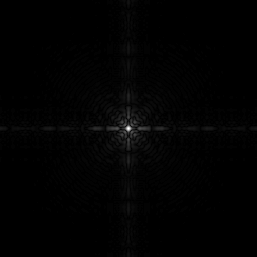
%> input picture pic/dipum_images_ch03/Fig0305(a)(spectrum).tif, 257 x 257 px
$ octave ch3.m   (GNU Octave 9; MATLAB toolbox functions it lacks are replaced by stand-ins)
%> lines starting %> are read from the running program, lines starting %| are printed output that depends on the picture; in (x1, y1, x2, y2) boxes, pixels count from 0 and x2, y2 are one past the last pixel; in counts of white or black regions, pixels touching at a corner belong together; the program's own positions count from 1
%%
%% 利用对数变换将暗像素映射到高灰度
%%
f = imread('./DIP-Ex/pic/dipum_images_ch03/Fig0305(a)(spectrum).tif');
%> f is the input picture: size 257x257 uint8; min 0, max 255, mean 2.1
imshow(f);
%%
figure
subplot(1, 2, 1), imshow(f);
subplot(1, 2, 2), imhist(f);
axis tight
%%
g = im2uint8(mat2gray(1 * log(1 + double(f))));
% g = im2uint8(mat2gray(f));
figure, subplot(1, 2, 1), imshow(g), subplot(1, 2, 2), imhist(g), axis tight
title('使用对数变换减小动态范围')
%% 幂律变换
%%

%%
figure
imshow(f)
%%
%m_e = 2
m_e = 0.28 % < 1 的幂次与对数变化类似效果
m_c = 1
after_m = mat2gray(m_c * double(f) .^ m_e);
figure, subplot(1, 2, 1), imshow(after_m), subplot(1, 2, 2), imhist(after_m), axis tight
%% 对比度拉伸
%%

%%
m = 5;
e = 10;
multi = im2uint8(mat2gray(1./(1 + (m./double(f) + eps).^e))); % 增加 eps 防止 0 值
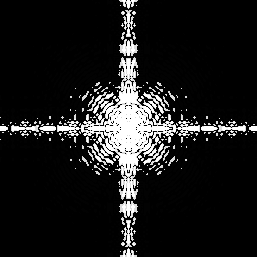
%> multi: size 257x257 uint8; min 0, max 255, mean 28.2
figure
imshow(multi);
%% 归一化直方图
%%
h = imhist(f, 2) / numel(f) % b = 2, 分成两级灰度，所以如果是 8bit 图像，0~127 128 ~ 255 分成两种
%> h = [1; 0.000318]
%% 绘制直方图
%%
f = imread('./DIP-Ex/pic/dipum_images_ch03/Fig0308(a)(pollen).tif');
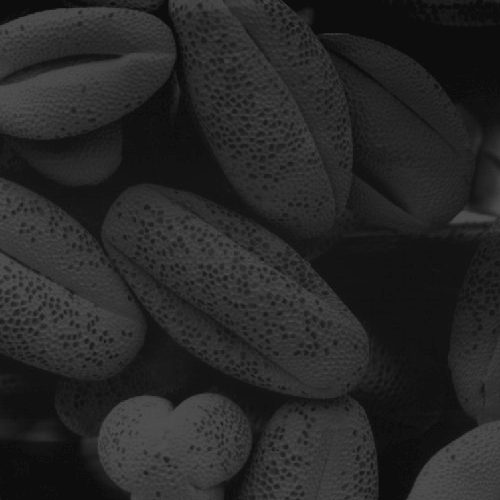
%> input picture pic/dipum_images_ch03/Fig0308(a)(pollen).tif, 500 x 500 px
%> f is the input picture: size 500x500 uint8; min 13, max 83, mean 38.7
h = imhist(f);
%> h = 256 values, max 17718 at index 14, min 0 at index 1, mean 976.6
h1 = h(1:10:256); % 间隔采样
%> h1 = 26 values, max 10381 at index 3, min 0 at index 1, mean 926
horz = 1:10:256; % 水平轴增量
bar(horz, h1); % bar(horz, v, width) v 是被绘制的点
% 设置参考轴和刻度要在绘图函数之后
axis([0 255 0 15000]);
set(gca, 'xtick', 0:50:255);
set(gca, 'ytick', 0:2000:15000); % gca 获得当前轴，2000 为间隔
%> figure, not shown here; tallest bar 10381 high, from x = 17 to 25
stem(horz, h1, 'r:d', 'filled'); % 'r:d' 是直方图中线和点的样式
set(gca, 'xtick', 0:50:255);
set(gca, 'ytick', 0:2000:15000); % gca 获得当前轴，2000 为间隔
%> figure, not shown here; highest point at x = 21, y = 10381
plot(h)
set(gca, 'xtick', 0:50:255);
set(gca, 'ytick', 0:2000:15000); % gca 获得当前轴，2000 为间隔
%> figure, not shown here; curve peaks at x = 14, y = 17718
%% 直方图均衡化
%%
f = imread('./DIP-Ex/pic/dipum_images_ch03/Fig0308(a)(pollen).tif');
imshow(f);
figure, imhist(f); % 很明显灰度局限在一个较暗的范围
ylim('auto')
%> figure, not shown here; highest point at x = 13, y = 17718
g = histeq(f, 256); % histeq 用于直方图均衡，原理是离散随机变量的分布律方式, 256 表明层级, 与图统一层级的话，直接执行均衡化函数
%> g: size 500x500 uint8
figure, imshow(g);
figure, imhist(g);
ylim('auto'); % 明显直方图范围大了，对比度增加
%> figure, not shown here; highest point at x = 17, y = 17814
%% 直方图匹配
%%
f = imread('./DIP-Ex/pic/dipum_images_ch03/Fig0310(a)(Moon Phobos).tif');
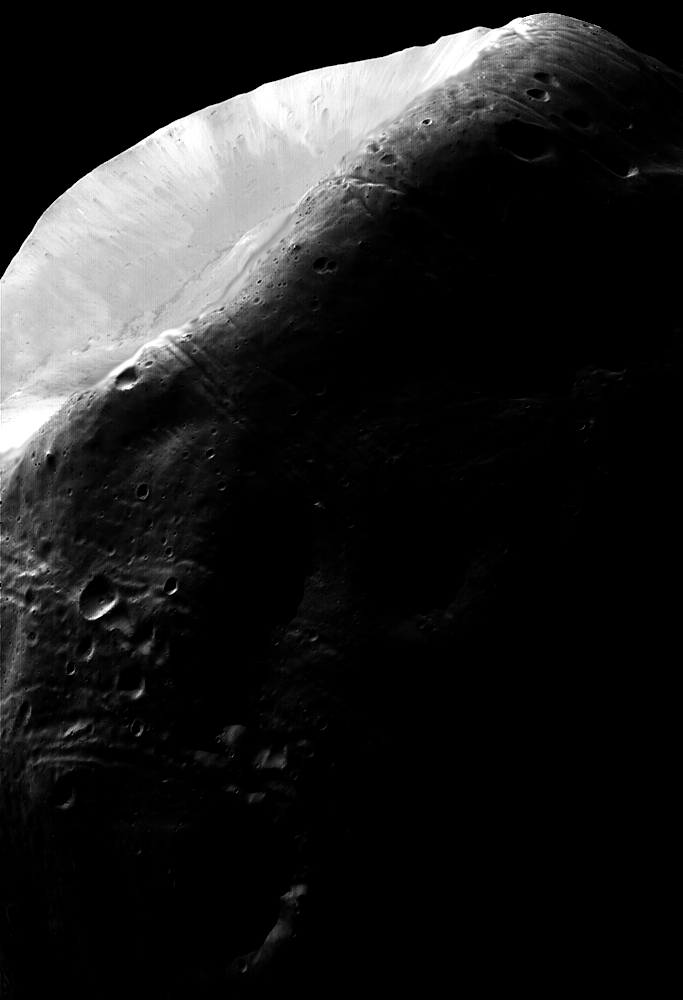
%> input picture pic/dipum_images_ch03/Fig0310(a)(Moon Phobos).tif, 683 x 1000 px
%> f is the input picture: size 1000x683 uint8; min 0, max 255, mean 31.7
figure
subplot(1, 2, 1), imshow(f), subplot(1, 2, 2), imhist(f);
figure;
h = histeq(f, 256);
subplot(1, 2, 1), imshow(h), subplot(1, 2, 2), imhist(h);
% 直方图均衡化，整体变灰了，还是集中在较亮一端造成褪色，原图像集中在 0 附近，导致累计函数特别陡峭(想一下离散的 分布函数
% 所以接下来用指定的一个直方图，然后用直方图匹配方法来均衡原图的直方图
% 注意保持原图特性，这里使用双峰高斯函数
m1 = 0.15;
sig1 = 0.05;
m2 = 0.75;
sig2 = 0.05;
a1 = 1;
a2 = 0.07;
k = 0.002;
c1 = a1 * (1 / ((2 * pi) ^ 0.5) * sig1);
k1 = 2 * (sig1 ^ 2);
c2 = a2 * (1 / ((2 * pi) ^ 0.5) * sig2);
k2 = 2 * (sig2 ^ 2);
z = linspace(0, 1, 256);
p = k + c1 * exp(-((z - m1) .^ 2) ./ k1) + c2 * exp(-((z - m2) .^ 2) ./ k2);
p = p ./ sum(p(:));
figure;
plot(p);
xlim([0 255]);
%> figure, not shown here; curve peaks at x = 39, y = 0.0184
% y = kx + b 测试一下绘图
x = linspace(0, 256);
y = 2 * x + 2;
figure, plot(y), xlim([0 10]);

xlim([0.858 1.973])
ylim([1.18 6.75])
g = histeq(f, p); % 直方图匹配
%> g: size 1000x683 uint8
figure;
subplot(1, 2, 1), imshow(g), subplot(1, 2, 2), imhist(g) % 和高数双峰比较，是类似，而且灰度被拓展到较为大的范围了，对比度增强。
%% 空间滤波
%%
% 主要是中心点 + 对领域的处理
f = imread('./DIP-Ex/pic/dipum_images_ch03/Fig0315(a)(original_test_pattern).tif');
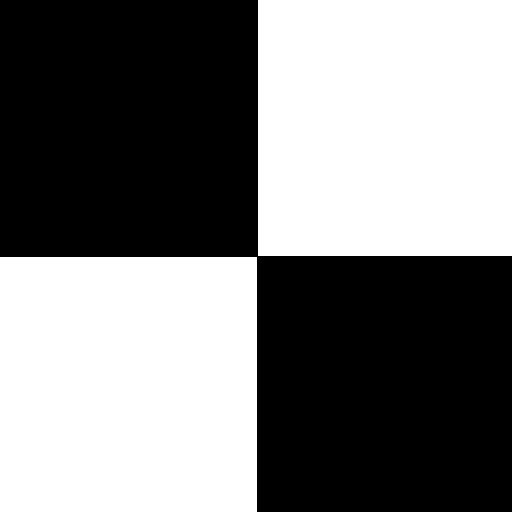
%> input picture pic/dipum_images_ch03/Fig0315(a)(original_test_pattern).tif, 512 x 512 px
%> f is the input picture: size 512x512 uint8; values 0 (black) and 250 (white), 49.8% white; 2 white regions, box (x1, y1, x2, y2) and area: (0, 257, 257, 512) 65535, (258, 0, 512, 256) 65024
imshow(f);
%f = im2uint8(mat2gray(double(f)));
w = ones(31); % 近似一个平均滤波器，盒滤波
%w = w ./ 31^2 % 原因在下面写了
w, w ./ 32^2
% 发现与书上 uint8 情况吻合，原因是 imfilter 与输入图像有相同类，输入图像是 uint8，输出自然也是
% 如果滤波后结果超过 0 255 范围，会自动截断。所以需要归一化系数，不然结果如下行结果所示
gd = imfilter(f, w), gd_ = imfilter(f, w ./ 31^2);
%> after `gd = imfilter(f, w)`: gd: size 512x512 uint8; 55.5% white; 2 black regions, box (x1, y1, x2, y2) and area: (0, 0, 243, 242) 58806, (272, 271, 512, 512) 57840
figure;
subplot(1, 2, 1), imshow(gd), subplot(1, 2, 2), imshow(gd_, [ ]); % 很明显边缘填充 0 会导致边缘模糊
gr = imfilter(f, w ./ 31^2, 'replicate'); % 使用了 replicate 解决边缘模糊问题
figure, imshow(gr, [ ]);
%% 非线性滤波
%%
% 需要使用 colfilter，但 colflter 需要已经填冲过的图像，故先了解 padarray
f = [1, 2; 3, 4];
fp1 = padarray(f, [3, 2], 'replicate', 'post');
fp2 = padarray(f, [3, 2], 'replicate', 'both');
fp1
fp2 % 1 2 3 4 在中心，沿着上下左右第一个和最后一个开始填充，而且是复制。
size(fp2, 1)
size(fp2, 2)
prod(fp2, 1) % 沿着第一维度乘积
prod(fp2, 2)
f = imread('./DIP-Ex/pic/dipum_images_ch03/Fig0310(a)(Moon Phobos).tif');
f1 = mat2gray(f);
f2 = f;
%f = [1, 2; 3, 4];
f1 = padarray(f1, [3 2], 'replicate');
%> f1: size 1006x687 double
f2 = padarray(f2, [3 2], 'replicate');
g1 = colfilt(f1, [3 2], 'sliding', @gmean);
g2 = colfilt(f2, [3 2], 'sliding', @gmean);
figure;
subplot(1, 2, 1), imshow(g1), subplot(1, 2, 2), imshow(g2);% 注意问题所在，就是没有将像素值映射到 0~1
%% 利用 matlab 函数实现模板和滤波器
%%
%%
% 锐化滤波器 拉普拉斯
f = imread('./DIP-Ex/pic/dipum_images_ch03/Fig0316(a)(moon).tif')
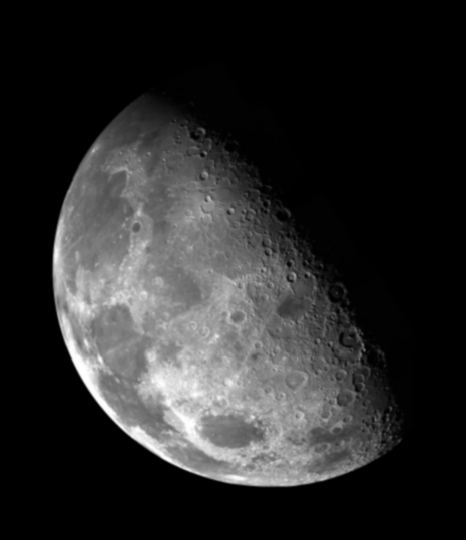
%> input picture pic/dipum_images_ch03/Fig0316(a)(moon).tif, 466 x 540 px
%> f is the input picture: size 540x466 uint8; min 0, max 254, mean 42.7
w = (fspecial('laplacian', 0)); % 拉布拉斯算子 模板
double(w)
g1 = imfilter(f, w, 'replicate'); % 灰度值会被裁剪
%> g1: size 540x466 uint8
figure, imshow(g1, [])
f2 = mat2gray(f); % double 不起作用
%> f2: size 540x466 double
f2
g2 = imfilter(f2, w, 'replicate'); % 滤波
%> g2: size 540x466 double
figure, imshow(g2, []);
g = f2 - g2; % 拉普拉斯公式 f(x, y) + c * delta() 把没受影响的图像叠加上去，注意这里是减，因为模板中心是 -4 负数
%> g: size 540x466 double
figure, imshow(g) % imshow 默认图像是 [0 1] 之间的灰度，如果超过就截断为白色(255)
% 手工指定滤波器和增强技术的比较
f_d = mat2gray(f); % 注意点
w4 = fspecial('laplacian', 0);
w8 = [1 1 1; 1 -8 1; 1 1 1];
gw4 = imfilter(f_d, w4, 'replicate');
gw8 = imfilter(f_d, w8, 'replicate');
figure;
subplot(1, 3, 1), imshow(f_d), subplot(1, 3, 2), imshow(f_d - gw4), subplot(1, 3, 3), imshow(f_d - gw8);
% 非线性空间滤波 统计排序
% ordfilt2(f, order, domain), order 邻域中第几个样本用于替代 domain 0 1 组成矩阵，1 表示这个位置像素要纳入计算，指定邻域
% 利用 medfilt2 中值滤波
f = imread('./DIP-Ex/pic/dipum_images_ch03/Fig0318(b)(ckt-board-slt-pep-both-0pt2).tif'); % 椒盐噪声
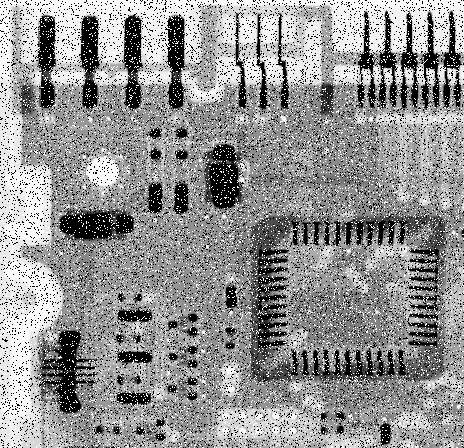
%> input picture pic/dipum_images_ch03/Fig0318(b)(ckt-board-slt-pep-both-0pt2).tif, 464 x 448 px
%> f is the input picture: size 448x464 uint8; min 0, max 255, mean 146.2
figure,imshow(f);
% 两个滤波器
g1 = ordfilt2(f, median(1:3*3), ones(3, 3)); % 自定义中值滤波 用中值代替中心像素
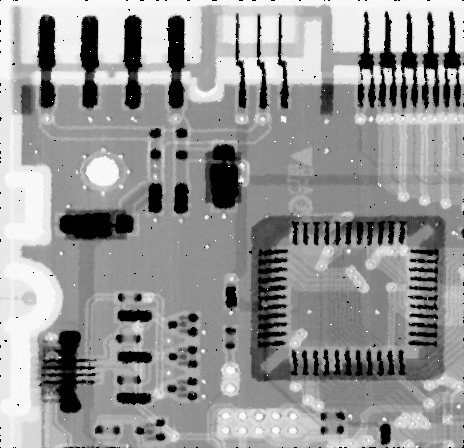
%> g1: size 448x464 uint8; min 0, max 255, mean 150.5
g2 = medfilt2(f); % 二维中值滤波
figure;
subplot(1, 3, 1), imshow(f), subplot(1, 3, 2), imshow(g1), subplot(1, 3, 3), imshow(g2);
%%
%
%%
function v = gmean(A)
    mn = size(A, 1); % colfilt 会把 A 拓展，他的行数就是 m * n https://blog.csdn.net/PanPan_1995/article/details/115390609
    v = prod(A, 1) .^ (1/mn);% 对第一维操作，得到一个行向量，内容是乘积
end
